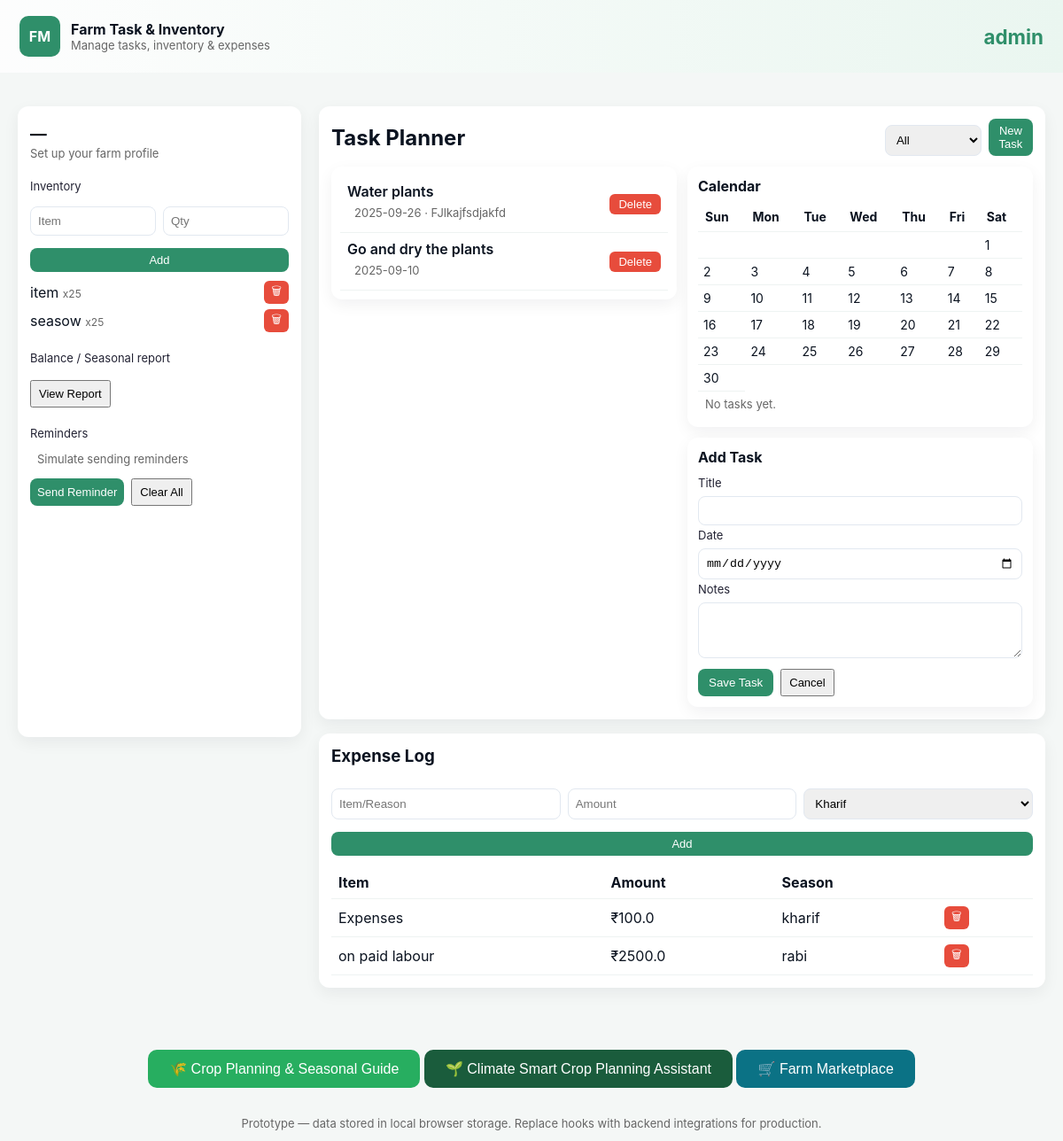
The page /dashboard (signed in) on the database its author committed.
### app/models.py (models this page shows)
class User(db.Model):
    id = db.Column(db.Integer, primary_key=True)
    username = db.Column(db.String(80), unique=True, nullable=False)
    password = db.Column(db.String(120), nullable=False)
    role = db.Column(db.String(50), nullable=False, default="user")

class Inventory(db.Model):
    id = db.Column(db.Integer, primary_key=True)
    item = db.Column(db.String(120), nullable=False)
    quantity = db.Column(db.Integer, nullable=False)
    user_id = db.Column(db.Integer, db.ForeignKey('user.id'), nullable=False)
    user = db.relationship('User', backref=db.backref('inventory', lazy=True))

class Task(db.Model):
    id = db.Column(db.Integer, primary_key=True)
    title = db.Column(db.String(200), nullable=False)
    date = db.Column(db.String(20), nullable=True)
    notes = db.Column(db.Text, nullable=True)
    user_id = db.Column(db.Integer, db.ForeignKey('user.id'), nullable=False)
    user = db.relationship('User', backref=db.backref('tasks', lazy=True))

class Expense(db.Model):
    id = db.Column(db.Integer, primary_key=True)
    item = db.Column(db.String(120), nullable=False)
    amount = db.Column(db.Float, nullable=False)
    season = db.Column(db.String(20), nullable=False)
    user_id = db.Column(db.Integer, db.ForeignKey('user.id'), nullable=False)
    user = db.relationship('User', backref=db.backref('expenses', lazy=True))

### app/routes.py (the view)
@app.route("/dashboard")
def dashboard():
    user = None
    tasks = []
    inventory = []
    expenses = []
    if "user_id" in session:
        user = User.query.get(session["user_id"])
        if user:
            tasks = Task.query.filter_by(user_id=user.id).all()
            inventory = Inventory.query.filter_by(user_id=user.id).all()
            expenses = Expense.query.filter_by(user_id=user.id).all()
            today = date.today().strftime('%Y-%m-%d')
            tasks_today = [task for task in tasks if task.date == today]
            if tasks_today:
                email_sent = send_task_reminder_email(user, tasks_today)
                if email_sent:
                    flash(f"Email notification sent! You have {len(tasks_today)} task(s) due today.", "info")
                else:
                    flash(f"You have {len(tasks_today)} task(s) due today. (Email notification failed)", "warning")
    return render_template(
        "dashboard.html",
        username=user.username if user else None,
        tasks=tasks,
        inventory=inventory,
        expenses=expenses
    )

### app/templates/dashboard.html (shortened to what this page needs)
<!doctype html>
<html lang="en">
<head>
</head>
<body>
  <header>
    <div class="brand">
      <div class="logo">FM</div>
      <div>
        <div style="font-weight:700">Farm Task & Inventory</div>
        <div class="muted">Manage tasks, inventory & expenses</div>
      </div>
    </div>
    <div style="display:flex;gap:12px;align-items:center">
      <div id="currentFarmName" style="color:#2f8f6a;font-size:1.4em;font-weight:700;">
        {% if username %}
          {{ username }}
        {% else %}
          Not signed in
        {% endif %}
      </div>
    </div>
  </header>
  <main class="container">
    <aside class="sidebar card">
      <div class="profile">
        <h3 id="farmName">—</h3>
        <div class="muted" id="farmMeta">Set up your farm profile</div>
      </div>
      <div style="margin-top:18px">
        <label>Inventory</label>
        <div style="display:flex;gap:8px;margin-top:8px;flex-direction:column;align-items:stretch">
          <div style="display:flex;gap:8px;">
            <input id="invName" placeholder="Item" />
            <input id="invQty" placeholder="Qty" />
          </div>
          <button id="newAddInv" class="btn small" style="margin-top:6px;width:100%">Add</button>
        </div>
        <div id="invList" style="margin-top:10px">
          {% if inventory and inventory|length > 0 %}
            {% for inv in inventory %}
              <div style="display:flex;justify-content:space-between;margin-top:6px;align-items:center" data-inv-id="{{ inv.id }}">
                <div>{{ inv.item }} <span class="muted" style="font-size:12px">x{{ inv.quantity }}</span></div>
                <button class="small delete-inv-btn" data-inv-id="{{ inv.id }}" style="background:#e74c3c;color:white;border:none;padding:2px 8px;border-radius:6px;cursor:pointer">🗑</button>
              </div>
            {% endfor %}
          {% else %}
            <div class="muted small">No inventory</div>
          {% endif %}
        </div>
      </div>
      <div style="margin-top:18px">
        <label>Balance / Seasonal report</label>
        <button id="exportReport" class="small" style="margin-top:8px">View Report</button>
      </div>
      <div style="margin-top:18px">
        <label>Reminders</label>
        <div class="muted small" style="margin-top:6px">Simulate sending reminders</div>
        <div style="display:flex;gap:8px;margin-top:8px">
          <button id="sendReminder" class="btn small">Send Reminder</button>
          <button id="clearData" class="small">Clear All</button>
        </div>
      </div>
    </aside>
    <section>
      <div class="card">
        <div style="display:flex;align-items:center;justify-content:space-between;gap:12px">
          <h2 style="margin:0">Task Planner</h2>
          <div style="display:flex;gap:8px;align-items:center">
            <select id="filterStatus"><option value="all">All</option><option value="pending">Pending</option><option value="done">Done</option></select>
            <button id="openTaskForm" class="btn small">New Task</button>
          </div>
        </div>
        <div style="margin-top:12px" class="grid-two">
          <div>
            <div class="calendar-list card" id="taskList" style="padding:10px">
              {% if tasks and tasks|length > 0 %}
                {% for t in tasks %}
                  <div class="task-row" data-task-id="{{ t.id }}" style="display:flex;justify-content:space-between;align-items:center;padding:8px;border-bottom:1px solid #eef3f2;">
                    <div>
                      <div style="font-weight:600">{{ t.title }}</div>
                      <div class="muted small">{{ t.date }}{% if t.notes %} · {{ t.notes }}{% endif %}</div>
                    </div>
                    <button class="small delete-task-btn" data-task-id="{{ t.id }}" style="background:#e74c3c;color:white;border:none;padding:4px 10px;border-radius:6px;cursor:pointer">Delete</button>
                  </div>
                {% endfor %}
              {% else %}
                <div class="muted">No tasks</div>
              {% endif %}
            </div>
          </div>
          <div>
            <div class="card" style="padding:12px">
              <h4 style="margin:0 0 8px 0">Calendar</h4>
              <div id="calendarContainer"></div>
              <div id="upcoming" class="muted small">No tasks yet.</div>
            </div>
            <div class="card" style="padding:12px;margin-top:12px">
              <h4 style="margin:0 0 8px 0">Add Task</h4>
              <form action="/add_task" method="post" id="addTaskForm">
                <label>Title</label>
                <input name="taskTitle" id="taskTitle" required />
                <label>Date</label>
                <input name="taskDate" id="taskDate" type="date" required />
                <label>Notes</label>
                <textarea name="taskNotes" id="taskNotes" rows="3"></textarea>
                <div style="display:flex;gap:8px;margin-top:8px">
                  <button type="submit" class="btn">Save Task</button>
                  <button type="button" id="cancelTask" class="small">Cancel</button>
                </div>
              </form>
            </div>
          </div>
        </div>
      </div>
      <div style="height:16px"></div>
      <div class="card">
        <h3 style="margin-top:0">Expense Log</h3>
        <div style="display:flex;gap:8px;margin-top:8px;flex-direction:column;align-items:stretch">
          <div style="display:flex;gap:8px;">
            <input id="expItem" placeholder="Item/Reason" />
            <input id="expAmount" placeholder="Amount" type="number" />
            <select id="expSeason"><option value="kharif">Kharif</option><option value="rabi">Rabi</option><option value="zaid">Zaid</option></select>
          </div>
          <button id="addExpense" class="btn small" style="margin-top:6px;width:100%">Add</button>
        </div>
        <div style="margin-top:12px">
          <table id="expTable"><thead><tr><th>Item</th><th>Amount</th><th>Season</th><th></th></tr></thead><tbody>
            {% if expenses and expenses|length > 0 %}
              {% for e in expenses %}
                <tr data-exp-id="{{ e.id }}">
                  <td>{{ e.item }}</td>
                  <td>₹{{ e.amount }}</td>
                  <td>{{ e.season }}</td>
                  <td><button class="small delete-exp-btn" data-exp-id="{{ e.id }}" style="background:#e74c3c;color:white;border:none;padding:2px 8px;border-radius:6px;cursor:pointer">🗑</button></td>
                </tr>
              {% endfor %}
            {% else %}
              <tr><td colspan="4" class="muted">No expenses</td></tr>
            {% endif %}
          </tbody></table>
        </div>
      </div>
    </section>
  </main>
  <div style="text-align:center;padding:20px">
      <button id="cropPlanningBtn" class="btn" style="font-size:16px;padding:12px 24px;background:#27ae60;border-radius:10px">
        🌾 Crop Planning & Seasonal Guide
      </button>
      <a href="/climate_smart_assistant" style="text-decoration:none;">
        <button class="btn" style="font-size:16px;padding:12px 24px;background:#1a5c3c;border-radius:10px;margin-top:12px">
          🌱 Climate Smart Crop Planning Assistant
        </button>
      </a>
      <a href="/marketplace" style="text-decoration:none;">
        <button class="btn" style="font-size:16px;padding:12px 24px;background:#0b7285;border-radius:10px;margin-top:12px">
          🛒 Farm Marketplace
        </button>
      </a>
  </div>
  <footer>
    Prototype — data stored in local browser storage. Replace hooks with backend integrations for production.
  </footer>
</body>
</html>

### app/templates/dashboard.html (style rules this page uses)
:root { --accent:#2f8f6a;--muted:#666 }
* { box-sizing:border-box }
body { font-family:Inter, system-ui, Arial; margin:0;background:#f4f7f6; color:#0b1320 }
header { background:linear-gradient(90deg,#ffffffcc, #eaf6f0); padding:18px 22px; display:flex;align-items:center;justify-content:space-between;gap:16px }
.brand { display:flex;align-items:center;gap:12px }
.logo { width:46px;height:46px;border-radius:10px;background:var(--accent);display:flex;align-items:center;justify-content:center;color:white;font-weight:700 }
.container { display:grid;grid-template-columns:320px 1fr;gap:20px;padding:20px;max-width:1200px;margin:18px auto }
.card { background:white;border-radius:12px;padding:14px;box-shadow:0 6px 18px rgba(11,19,32,0.06) }
.sidebar { position:sticky;top:22px;height:calc(100vh - 88px);overflow:auto;padding-bottom:80px }
.profile h3 { margin:6px 0 2px }
.muted { color:var(--muted);font-size:13px }
.btn { background:var(--accent);color:white;padding:8px 12px;border-radius:8px;border:0;cursor:pointer }
input,select,textarea { width:100%;padding:8px;border-radius:8px;border:1px solid #e2e8f0;margin-top:6px }
label { font-size:13px;color:#223 }
.grid-two { display:grid;grid-template-columns:1fr 1fr;gap:12px }
table { width:100%;border-collapse:collapse }
th,td { padding:8px;border-bottom:1px solid #eef3f2;text-align:left }
.small { font-size:13px;padding:6px 8px }
.calendar-list { max-height:320px;overflow:auto }
footer { padding:12px;text-align:center;color:var(--muted);font-size:13px }

### rows shown on the page
User: username "admin"
Inventory: item "item", quantity "25"
Inventory: item "seasow", quantity "25"
Task: title "Water plants", date "2025-09-26", notes "FJlkajfsdjakfd"
Task: title "Go and dry the plants", date "2025-09-10"
Expense: item "Expenses", amount "100.0", season "kharif"
Expense: item "on paid labour", amount "2500.0", season "rabi"
